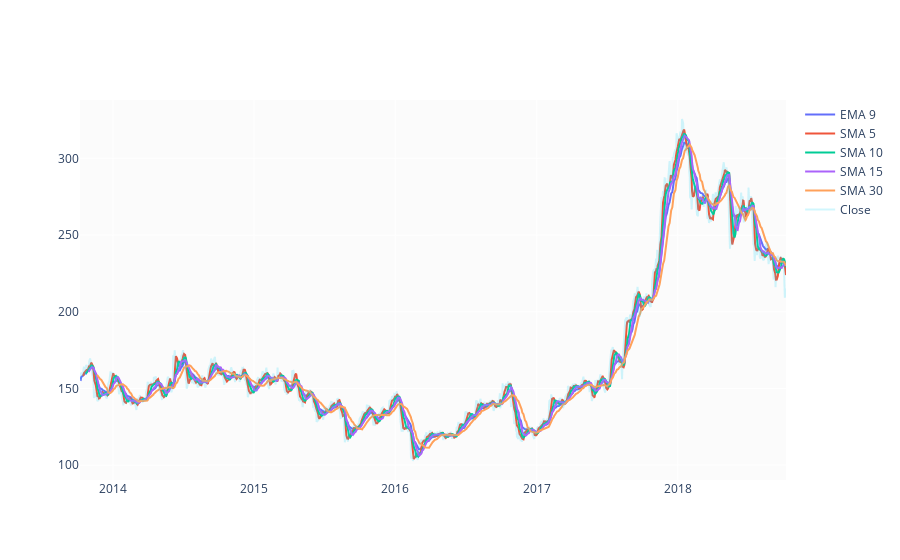

Notebook source saved alongside this figure:
### Code cell
df['EMA_9'] = df['Close'].ewm(9).mean().shift()
df['SMA_5'] = df['Close'].rolling(5).mean().shift()
df['SMA_10'] = df['Close'].rolling(10).mean().shift()
df['SMA_15'] = df['Close'].rolling(15).mean().shift()
df['SMA_30'] = df['Close'].rolling(30).mean().shift()

fig = go.Figure()
fig.add_trace(go.Scatter(x=df.Date, y=df.EMA_9, name='EMA 9'))
fig.add_trace(go.Scatter(x=df.Date, y=df.SMA_5, name='SMA 5'))
fig.add_trace(go.Scatter(x=df.Date, y=df.SMA_10, name='SMA 10'))
fig.add_trace(go.Scatter(x=df.Date, y=df.SMA_15, name='SMA 15'))
fig.add_trace(go.Scatter(x=df.Date, y=df.SMA_30, name='SMA 30'))
fig.add_trace(go.Scatter(x=df.Date, y=df.Close, name='Close', opacity=0.2))
fig.show()

### Figure 1 — Plotly figure (JSON) as saved in the notebook; plotly's stock layout.template omitted (floating-point values rounded to 4 significant figures; data arrays with more than 128 entries replaced by an {"elided": "..."} marker saying what was removed)
{"data": [{"name": "EMA 9", "type": "scatter", "x": {"elided": "1235 str values"}, "y": {"elided": "1235 float values"}}, {"name": "SMA 5", "type": "scatter", "x": {"elided": "1235 str values"}, "y": {"elided": "1235 float values"}}, {"name": "SMA 10", "type": "scatter", "x": {"elided": "1235 str values"}, "y": {"elided": "1235 float values"}}, {"name": "SMA 15", "type": "scatter", "x": {"elided": "1235 str values"}, "y": {"elided": "1235 float values"}}, {"name": "SMA 30", "type": "scatter", "x": {"elided": "1235 str values"}, "y": {"elided": "1235 float values"}}, {"name": "Close", "opacity": 0.2, "type": "scatter", "x": {"elided": "1235 str values"}, "y": {"elided": "1235 float values"}}], "layout": {}}
